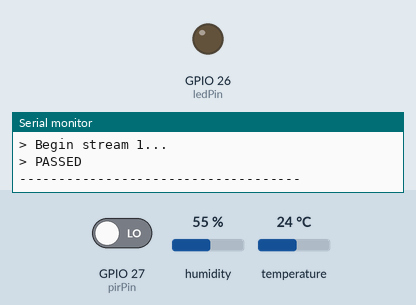
Recording of a sketch running on a simulated ESP32. Parts: output pins drawn as LEDs (lit = HIGH), the last lines printed to the serial monitor. Dashed ring = blinking. Inputs (shaded band) come from the test bench; at power-on: GPIO 27 (pirPin) LOW, humidity 55 %, temperature 24 °C. WiFi joins after 1.5 s; servers stay silent unless stated.

Above: at 2.8 s.
2.9 s: GPIO 27 (pirPin) driven HIGH
At 2.97 s:
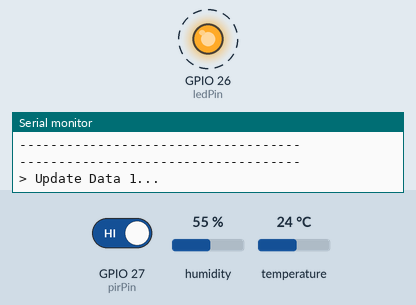
14.8 s: GPIO 27 (pirPin) driven LOW
At 15.6 s:
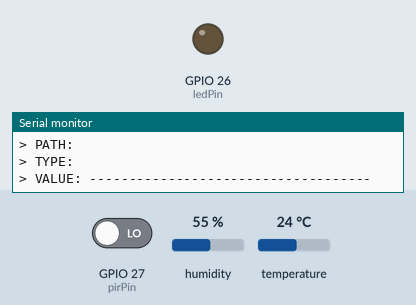
Timing chart, 0 to 17.8 s (numbered marks = the images above; inputs shaded):
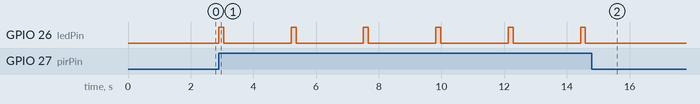

Measured:
- after the input at 2.9 s, GPIO 26 (ledPin): alternates HIGH for 0.16 s and LOW for 2.2 s, starting at once
- after the input at 14.8 s, GPIO 26 (ledPin): stops changing and stays LOW

The sketch:

Health_Care.ino
```cpp
//This example shows how to set stream event callback functions.
//Two events are available from Firebase's Real Time database HTTP stream connection, dataAvailable and streamTimeout.

//Required HTTPClientESP32Ex library to be installed  https://github.com/mobizt/HTTPClientESP32Ex


#include <WiFi.h>
#include "FirebaseESP32.h"
#include "DHT.h"

#define FIREBASE_HOST "healthcare-1d270.firebaseio.com" //Do not include https:// in FIREBASE_HOST
#define FIREBASE_AUTH "**********************"
#define WIFI_SSID "tedata"
#define WIFI_PASSWORD "0em04133"
String generalPath="/Garbeg";
String json = "";
String path = "/Sensors";

//******Humiday and temprature sensor*******


#define DHTTYPE DHT11   // DHT 11
// DHT Sensor
const int DHTPin = 15;
// Initialize DHT sensor.
DHT dht(DHTPin, DHTTYPE);

// Temporary variables for temperature sensor
static char celsiusTemp[7];
static char fahrenheitTemp[7];
static char humidityTemp[7];

//**************PIR motion *****************
//PIR motion
int ledPin = 26;
int pirPin = 27;
int val = 0;

//*********************Define Firebase Data objects ***********&**********************
FirebaseData firebaseData1;

unsigned long sendDataPrevMillis1;


uint16_t count1;

void streamCallback1(StreamData data)
{

  Serial.println("> Stream Data1 available...");
  Serial.println("> STREAM PATH: " + data.streamPath());
  Serial.println("> PATH: " + data.dataPath());
  Serial.println("> TYPE: " + data.dataType());
  Serial.print("> VALUE: ");
  if (data.dataType() == "int")
    Serial.println(data.intData());
  else if (data.dataType() == "float")
    Serial.println(data.floatData());
  else if (data.dataType() == "string")
    Serial.println(data.stringData());
  else if (data.dataType() == "json")
    Serial.println(data.jsonData());
  Serial.println();
}

void streamTimeoutCallback1()
{
  Serial.println();
  Serial.println("> Stream 1 timeout, resume streaming...");
  Serial.println();
}
//****************************************************************


void setup()
{

  Serial.begin(115200);
  Serial.println();
  Serial.println();
  WiFi.begin(WIFI_SSID, WIFI_PASSWORD);
  Serial.print("Connecting to Wi-Fi");
  while (WiFi.status() != WL_CONNECTED)
  {
    Serial.print(".");
    delay(300);
  }
  Serial.println();
  Serial.print("Connected with IP: ");
  Serial.println(WiFi.localIP());
  Serial.println();
//PIR motion**********************

  //********************************
  //Humiday and temprature sensor >>> initialize the DHT sensor
  dht.begin();

  Firebase.begin(FIREBASE_HOST, FIREBASE_AUTH);
  Firebase.reconnectWiFi(true);


  Serial.println("------------------------------------");
  Serial.println("> Begin stream 1...");

  if (!Firebase.beginStream(firebaseData1, path))
  {
    Serial.println("> FAILED");
    Serial.println("> REASON: " + firebaseData1.errorReason());
    Serial.println();
  }
  else
  {
    Serial.println("> PASSED");
    Serial.println("------------------------------------");
    Serial.println();
  }

  Firebase.setStreamCallback(firebaseData1, streamCallback1, streamTimeoutCallback1);

  //PIR motion
  pinMode (ledPin,OUTPUT);
  pinMode (pirPin, INPUT);
}

void calcTempraturAndHumidity(){
            //read humidity
            float h = dht.readHumidity();
            // Read temperature as Celsius (the default)
            float t = dht.readTemperature();
            // Read temperature as Fahrenheit (isFahrenheit = true)
            float f = dht.readTemperature(true);
            // Check if any reads failed and exit early (to try again).
            if (isnan(h) || isnan(t) || isnan(f)) {
              Serial.println("Failed to read from DHT sensor!");
              strcpy(celsiusTemp,"Failed");
              strcpy(fahrenheitTemp, "Failed");
              strcpy(humidityTemp, "Failed");
            }
            else{
              // Computes temperature values in Celsius + Fahrenheit and Humidity
              float hic = dht.computeHeatIndex(t, h, false);
              /*dtostrf(FLOAT,WIDTH,PRECSISION,BUFFER);>> convert a double (or float) to a string
              FLOAT in my case would be temperature
              WIDTH is the number of characters to use in the output
              PRECISION is the number of characters after the decimal point
              BUFFER is where the write the characters to
              */
              dtostrf(hic, 6, 2, celsiusTemp);
              float hif = dht.computeHeatIndex(f, h);
              dtostrf(hif, 6, 2, fahrenheitTemp);
              dtostrf(h, 6, 2, humidityTemp);

              // You can delete the following Serial.print's, it's just for debugging purposes
              Serial.print("Humidity: ");
              Serial.print(h);
              Serial.println();
              Serial.print("Temperature: ");
              Serial.print(t);
              Serial.print(" *C ");
              Serial.print(f);
              Serial.print(" *F");
              Serial.println();

             }
             //Check temperature Danger
  if(atoi(celsiusTemp)>=37){
           json = "{ \"Status\"  :  \"High temperature\"}";
           updateNode(generalPath,json);
          }
          else if(atoi(celsiusTemp)>40){
            json = "{ \"Status\"  :  \"Very high temperature\"}";
            updateNode(generalPath,json);
          }

  }
//update data on the server
void updateNode(String PathStr,String JsonStr){


    //JSON is derived from JavaScript object notation
    Serial.println("------------------------------------");
    Serial.println("> Update Data 1...");
    if (Firebase.updateNode(firebaseData1, PathStr, JsonStr))
    {
      Serial.println("> PASSED");
      Serial.println("> PATH: " + firebaseData1.dataPath());
      Serial.println("> TYPE: " + firebaseData1.dataType());
      Serial.print("> VALUE: ");
      if (firebaseData1.dataType() == "int")
        Serial.println(firebaseData1.intData());
      else if (firebaseData1.dataType() == "float")
        Serial.println(firebaseData1.floatData());
      else if (firebaseData1.dataType() == "string")
        Serial.println(firebaseData1.stringData());
      else if (firebaseData1.dataType() == "json")
        Serial.println(firebaseData1.jsonData());
      Serial.println("------------------------------------");
      Serial.println();
    }
    else
    {
      Serial.println("> FAILED");
      Serial.println("> REASON: " + firebaseData1.errorReason());
      Serial.println("------------------------------------");
      Serial.println();
    }
  }

  void loop(){
if(millis() - sendDataPrevMillis1 > 16000){
      sendDataPrevMillis1 = millis();
      //Temperature and humidity sensor
    generalPath=path + "/TemperatureHumidity"+"/Temperature"+"/";
    calcTempraturAndHumidity();

    json = "{ \"Celsius\"  :  " + String(celsiusTemp) + "}";
    updateNode(generalPath,json);

    generalPath=path + "/TemperatureHumidity"+"/Temperature"+"/";
    json = "{ \"Fahrenheit\"  :  " + String(fahrenheitTemp) + "}";
    updateNode(generalPath,json);

    generalPath=path + "/TemperatureHumidity"+"/Humidity"+"/";
    json = "{ \"Humidity\"  :  " + String(humidityTemp) + "}";
    updateNode(generalPath,json);
      }
      //PIR motion
  val = digitalRead(pirPin);
  digitalWrite(ledPin,val);

if (val == 1){
   generalPath=path + "/PIR_motion"+"/";
    json = "{ \"Status\"  :  " + String(val) + "}";
    updateNode(generalPath,json);
  digitalWrite(ledPin,LOW);

  delay(2000);

  val=0;
  generalPath=path + "/PIR_motion"+"/";
    json = "{ \"Status\"  :  " + String(val) + "}";
    updateNode(generalPath,json);
}


}
```
